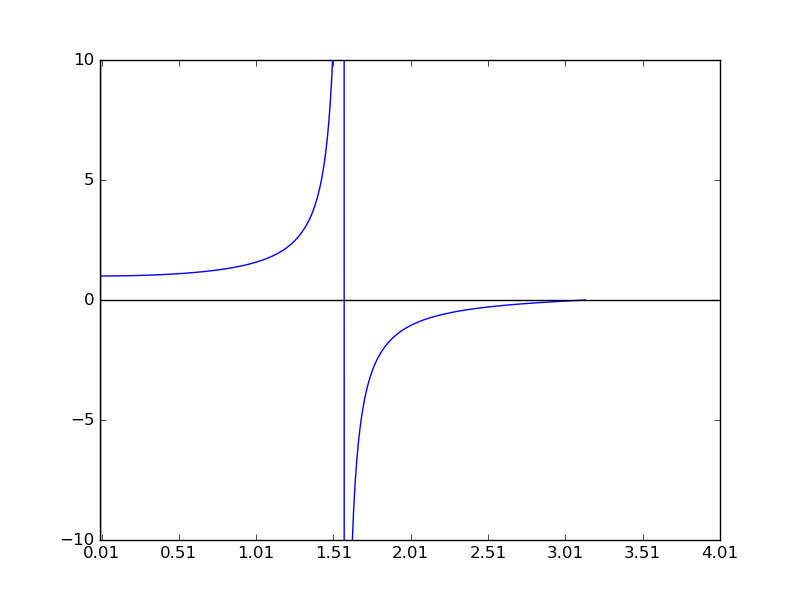

Write the Python code that produced this figure.
from math import *
import numpy as np
import matplotlib.pyplot as plt

# a = raw_input();                
a=100.0
c = 0.0
d = pi/4
e = (d-c)/a                     
j = 1.0
z=e
# e=int(e)+1
# print e
co=1
while(z!=pi):
	if co==101:
		break
	# print z
	o = tan(z)/z
	# print o
	z+= e
	j +=o
	co+=1

h =tan(pi/4.0)/(pi/4.0)
# print h
# print exp(pi)
# print j
# print g
# print h
# print j
val = e*(j)-0.5*e*(1 + h)

# print "val :"
print val

# print "\n"
# answer 0.848971887309

xval= np.arange(0.01,pi,0.01)
axes = plt.gca()
axes.set_xlim([0,4])
axes.set_ylim([-10,10])
#print xval*(1.0-xval)
# plt.plot(xval,np.exp(xval)-np.sin(pi*xval), 'b')
plt.plot(xval,np.tan(xval)/xval, 'b')
plt.plot(0,1, 'b')
plt.xticks(np.arange(min(xval), max(xval)+1, 0.5))
plt.axhline(0, color='black')
plt.axvline(0,color='black')
# plt.savefig("32.png")